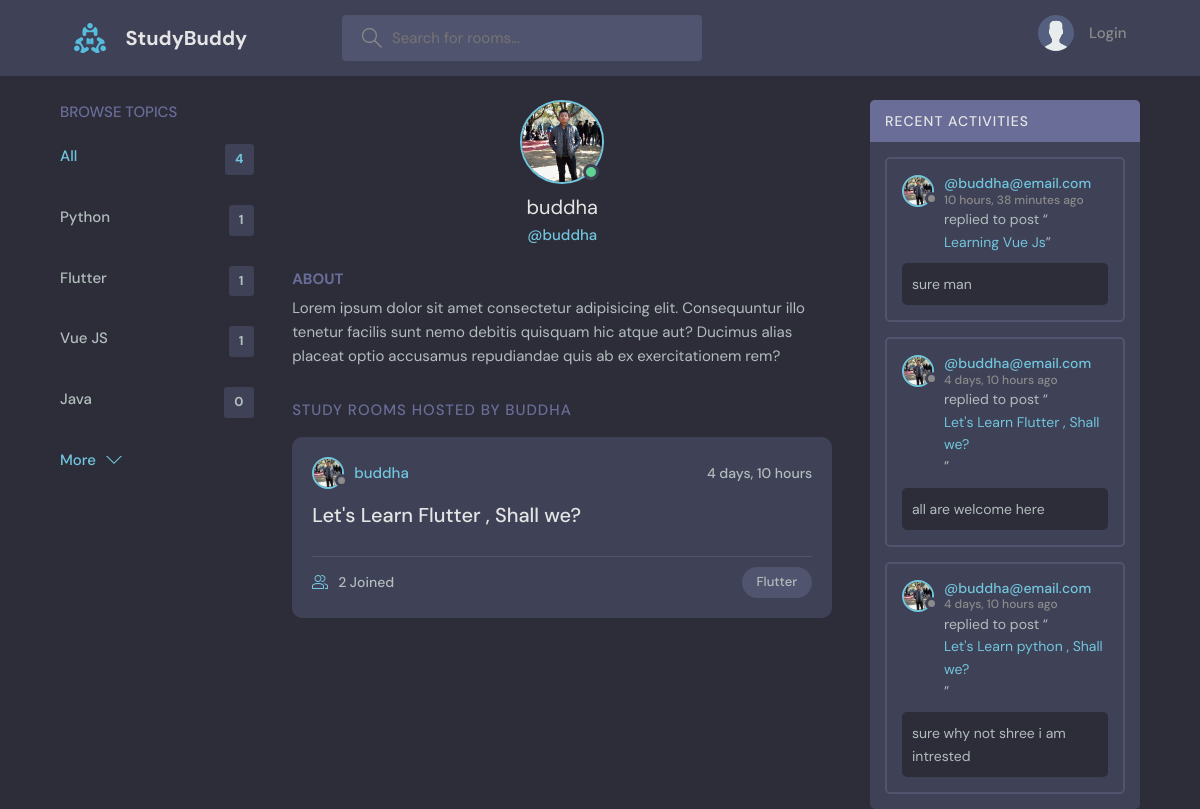
The page /profile/2 on the database its author committed.
### base/models.py (models this page shows, shortened)
class Topic(models.Model):
    name = models.CharField(max_length=200)

class User(AbstractUser):
    name = models.CharField(max_length=200, null=True)
    email = models.EmailField(unique=True, null= True)
    bio = models.TextField(null= True)
    avatar = models.ImageField(null=True, default="avatar.svg")
    USERNAME_FIELD  = 'email'
    REQUIRED_FIELDS = []

class Room(models.Model):
    host= models.ForeignKey(User,on_delete=models.SET_NULL, null = True)
    topic= models.ForeignKey(Topic,on_delete=models.SET_NULL, null = True)
    name = models.CharField(max_length=200)
    description = models.TextField(null=True,blank =True)
    participants = models.ManyToManyField(User,related_name='participants',blank=True)
    updated = models.DateTimeField(auto_now=True)
    created = models.DateField(auto_now_add=True)
    class Meta:
        ordering = ['-updated','-created']
    def __str__(self):
        return self.name

class Message(models.Model):
    user = models.ForeignKey(User,on_delete=models.CASCADE)
    room = models.ForeignKey(Room ,on_delete=models.CASCADE)
    body = models.TextField()
    updated = models.DateTimeField(auto_now=True)
    created = models.DateField(auto_now_add=True)
    class Meta:
        ordering = ['-updated','-created']
    def __str__(self):
        return self.body[0:50]

### base/views.py (the view)
# urls.py: path('profile/<str:pk>',views.userProfile, name="user-profile"),
def userProfile(request,pk):
    user = User.objects.get(id = pk)
    rooms = user.room_set.all()
    room_messages = user.message_set.all()
    topics = Topic.objects.all()
    context = {'user':user,'rooms':rooms,'room_messages':room_messages,'topics':topics }
    return render(request,'base/profile.html',context)

### base/templates/base/profile.html (shortened to what this page needs)
{% extends 'main.html'%}
{% block content%}
  <main class="profile-page layout layout--3">
    <div class="container">
      {% include 'base/topics_component.html'%}
      <div class="roomList">
        <div class="profile">
          <div class="profile__avatar">
            <div class="avatar avatar--large active">
              <img src="{{user.avatar.url}}" />
            </div>
          </div>
          <div class="profile__info">
            <h3>{{user.username}}</h3>
            <p>@{{user.username}}</p>
          </div>
          <div class="profile__about">
            <h3>About</h3>
            <p>
              Lorem ipsum dolor sit amet consectetur adipisicing elit. Consequuntur illo tenetur
              facilis sunt nemo debitis quisquam hic atque aut? Ducimus alias placeat optio
              accusamus repudiandae quis ab ex exercitationem rem?
            </p>
          </div>
        </div>
        <div class="roomList__header">
          <div>
            <h2>Study Rooms Hosted by {{user.username}}</a>
            </h2>
          </div>
        </div>
       {% include 'base/feed_component.html'%}
      </div>
      {% include 'base/activity_component.html'%}
    </div>
  </main>
{%endblock content%}

### templates/main.html (shortened to what this page needs)
{%load static %}
<!DOCTYPE html>
<html lang="en">
  <head>
    <link rel="stylesheet" href="{% static 'styles/style.css'%}" />
  </head>
  <body>
    {% include 'navbar.html'  %}
    {%block content%}
    {% endblock  %}
  </body>
</html>

### templates/navbar.html (shortened to what this page needs)
{% load static%}
<header class="header header--loggedIn">
    <div class="container">
      <a href="{% url 'home'%}" class="header__logo">
        <img src="{% static 'images/logo.svg'%}" />
        <h1>StudyBuddy</h1>
      </a>
      <form class="header__search" method="GET" action="{% url 'home'%}">
        <label>
          <input name = "q" placeholder="Search for rooms..." />
        </label>
      </form>
      <nav class="header__menu">
        {% if request.user.is_authenticated %}
        <div class="header__user">
          <a href="{%url 'update-user'%}">
            <div class="avatar avatar--medium active">
              <img src="{{request.user.avatar.url}}" />
            </div>
            <p> {{request.user.username}} <span>@{{request.user.username}}</span></p>
          </a>
          <button class="dropdown-button">
            <svg version="1.1" xmlns="http://www.w3.org/2000/svg" width="32" height="32" viewBox="0 0 32 32">
              <title>chevron-down</title>
              <path d="M16 21l-13-13h-3l16 16 16-16h-3l-13 13z"></path>
            </svg>
          </button>
        </div>
        {%else%}
        <a href="{% url 'login' %}">
          <img src="{% static 'images/avatar.svg'%}" />
          <p>Login</p>
        </a>
        {% endif %}
      </nav>
    </div>
  </header>

### base/templates/base/topics_component.html
<div class="topics">
  <div class="topics__header">
    <h2>Browse Topics</h2>
  </div>
  <ul class="topics__list">
    <li>
      <a href="{%url 'home'%}" class="active">All <span>{{topics.count}}</span></a>
    </li>
    {% for topic in topics%}
    <li>
      <a href="{%url 'home' %}?q={{topic.name}}">{{topic.name}} <span>{{topic.room_set.all.count}}</span></a>
    </li>
    {%endfor%}
  </ul>
  <a class="btn btn--link" href="{% url 'topics'%}">
    More
    <svg version="1.1" xmlns="http://www.w3.org/2000/svg" width="32" height="32" viewBox="0 0 32 32">
      <title>chevron-down</title>
      <path d="M16 21l-13-13h-3l16 16 16-16h-3l-13 13z"></path>
    </svg>
  </a>
</div>

### base/templates/base/feed_component.html (shortened to what this page needs)
{% for room in rooms%}
<div class="roomListRoom">
    <div class="roomListRoom__header">
      <a href="{% url 'user-profile' room.id %}" class="roomListRoom__author">
        <div class="avatar avatar--small">
          <img src="{{room.host.avatar.url}}" />
        </div>
        <span>{{room.host.username}}</span>
      </a>
      <div class="roomListRoom__actions">
        <span>{{room.created|timesince}}</span>
      </div>
    </div>
    <div class="roomListRoom__content">
      <a href="{% url 'room' room.id%}">{{room.name}}</a>
    </div>
    <div class="roomListRoom__meta">
      <a href="{% url 'room' room.id%}" class="roomListRoom__joined">
       {{room.participants.all.count}} Joined
      </a>
      <p class="roomListRoom__topic">{{room.topic.name}}</p>
    </div>
  </div>
{% endfor %}

### base/templates/base/activity_component.html (shortened to what this page needs)
<div class="activities">
  <div class="activities__header">
    <h2>Recent Activities</h2>
  </div>
  {% for message in room_messages %}
  <div class="activities__box">
    <div class="activities__boxHeader roomListRoom__header">
      <a href="{% url 'user-profile' message.user.id%}" class="roomListRoom__author">
        <div class="avatar avatar--small">
          <img src="{{message.user.avatar.url}}" />
        </div>
        <p>
          @{{message.user}}
          <span>{{message.created|timesince}} ago</span>
        </p>
      </a>
    </div>
    <div class="activities__boxContent">
      <p>replied to post “<a href="{% url 'room' message.room.id %}">{{message.room}}</a>”</p>
      <div class="activities__boxRoomContent">
        {{message.body}}
      </div>
    </div>
  </div>
    {%endfor%}
  </div>

### rows shown on the page
Topic: name "Python", room_set.all.count "1"
Topic: name "Flutter", room_set.all.count "1"
Topic: name "Vue JS", room_set.all.count "1"
Topic: name "Java", room_set.all.count "0"
User: avatar (picture), username "buddha", username "BUDDHA"
Room: host.avatar (picture), host.username "buddha", created "4 days, 10 hours", name "Let's Learn Flutter , Shall we?", participants.all.count "2", topic.name "Flutter"
Message: user.avatar (picture), user "buddha@email.com", created "10 hours, 38 minutes", room "Learning Vue Js", body "sure man"
Message: user.avatar (picture), user "buddha@email.com", created "4 days, 10 hours", room "Let's Learn Flutter , Shall we?", body "all are welcome here"
Message: user.avatar (picture), user "buddha@email.com", created "4 days, 10 hours", room "Let's Learn python , Shall we?", body "sure why not shree i am intrested"

### other values the page prints
{{ topics.count }} "4"
